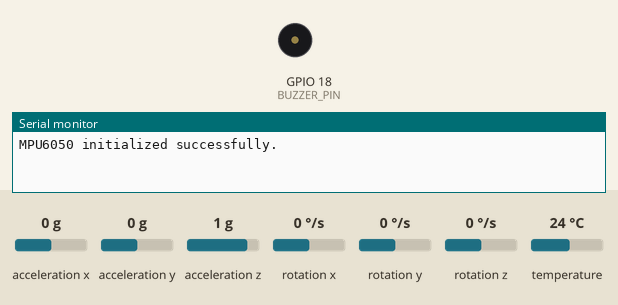
Bench run of a sketch on a simulated ESP32. On the bench: buzzer (waves = sounding, pin HIGH), the last lines printed to the serial monitor. Inputs (shaded band) come from the test bench; at power-on: rotation x 0 °/s, acceleration x 0 g, acceleration y 0 g, acceleration z 1 g, rotation y 0 °/s, rotation z 0 °/s, temperature 24 °C.

Above: at 1.3 s.
1.4 s: rotation x set to -51 °/s
2.9 s: rotation x set to -62 °/s
At 3.4 s:
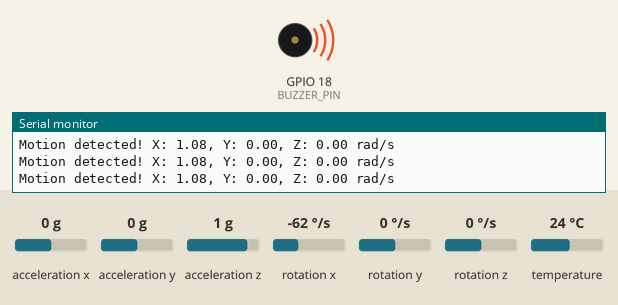
4.4 s: rotation x set to 0 °/s
At 6.0 s:
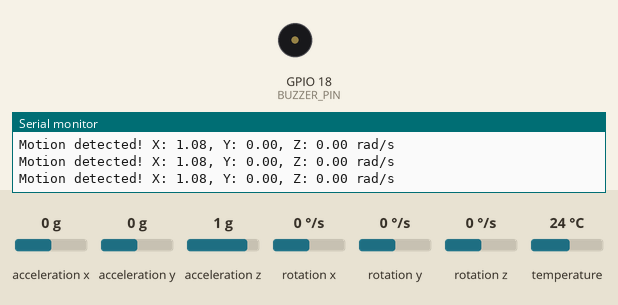
6.9 s: rotation x set to -192 °/s
At 8.2 s:
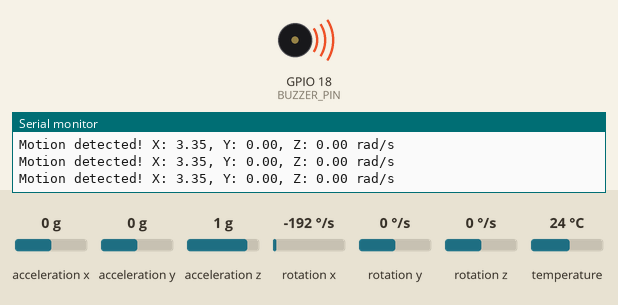
Timing chart, 0 to 9.4 s (numbered marks = the images above; inputs shaded):
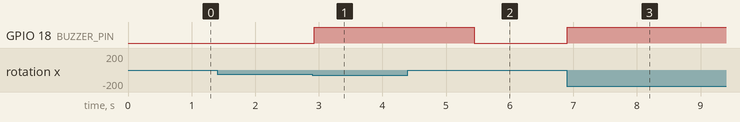

Measured:
- the behaviour switches between -57 and -58 °/s on rotation x (found by bisection; images 0 and 1)
- after the input at 1.4 s, every drawn part: stays the same
- after the input at 2.9 s, GPIO 18 (BUZZER_PIN): LOW → HIGH at once
- after the input at 4.4 s, GPIO 18 (BUZZER_PIN): HIGH → LOW after 1.0 s
- after the input at 6.9 s, GPIO 18 (BUZZER_PIN): LOW → HIGH at once

The sketch:

gyro_based_level_trrigering.ino
```cpp
#include <Wire.h>
#include <Adafruit_MPU6050.h>
#include <Adafruit_Sensor.h>

Adafruit_MPU6050 mpu;

const int BUZZER_PIN = 18;

const float GYRO_THRESHOLD = 1.0;

const unsigned long ALARM_HOLD_MS = 1000;

unsigned long lastTriggerTime = 0;

void setup() {
  Serial.begin(115200);
  pinMode(BUZZER_PIN, OUTPUT);
  digitalWrite(BUZZER_PIN, LOW);

  Wire.begin(21, 22);

  if (!mpu.begin()) {
    Serial.println("Could not find a valid MPU6050 sensor. Check wiring!");
    while (1) {
      delay(10);
    }
  }

  Serial.println("MPU6050 initialized successfully.");

  mpu.setAccelerometerRange(MPU6050_RANGE_4_G);
  mpu.setGyroRange(MPU6050_RANGE_500_DEG);
  mpu.setFilterBandwidth(MPU6050_BAND_21_HZ);

  delay(100);
}

void loop() {
  sensors_event_t a, g, temp;
  mpu.getEvent(&a, &g, &temp);

  float gx = abs(g.gyro.x);
  float gy = abs(g.gyro.y);
  float gz = abs(g.gyro.z);

  if (gx > GYRO_THRESHOLD || gy > GYRO_THRESHOLD || gz > GYRO_THRESHOLD) {
    lastTriggerTime = millis();
    digitalWrite(BUZZER_PIN, HIGH);
    Serial.printf("Motion detected! X: %.2f, Y: %.2f, Z: %.2f rad/s\n", gx, gy, gz);
  } else {
    if (millis() - lastTriggerTime > ALARM_HOLD_MS) {
      digitalWrite(BUZZER_PIN, LOW);
    }
  }

  delay(50);
}
```
